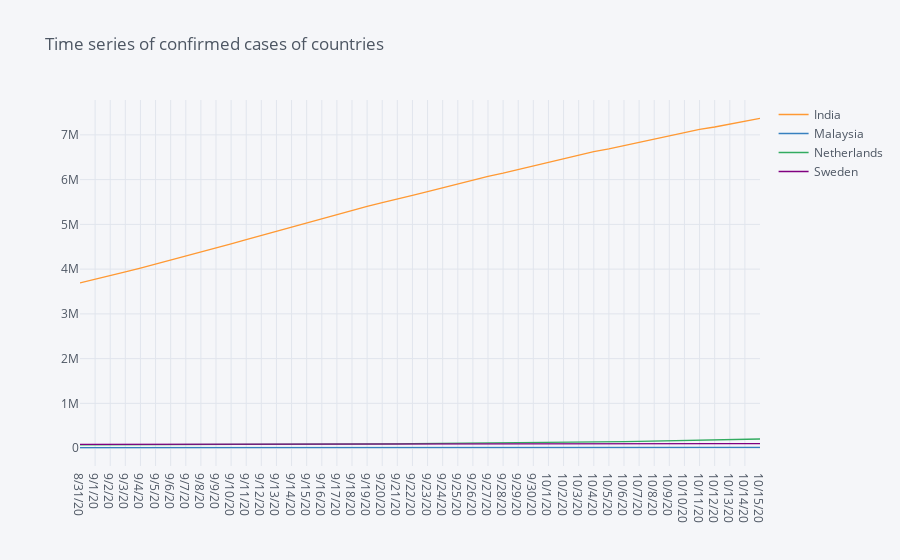

The notebook cell this image was saved under:
### Code cell
#Time series plot of confirmed cases for 4 selected countries 
covid_filtered = covid_filtered.groupby(['Country']).sum()
covid_filtered.transpose().iplot(title = 'Time series of confirmed cases of countries')
